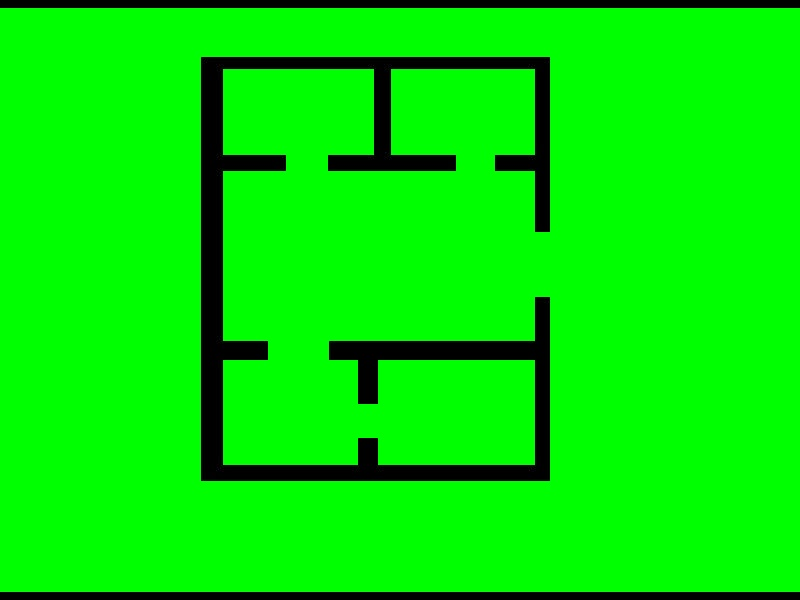
#> input picture image_processing/temp_images/temp.jpg, 800 x 600 px, found by its file name
$ python detect_walls.py temp_images temp_images/temp.jpg temp_images/temp.jpg
#> lines starting #> are read from the running program, lines starting #| are printed output that depends on the picture; after the words box and inside, x2 and y2 are one past the last pixel; in counts of white or black regions, pixels touching at a corner belong together
#> in main, img is the input picture: shape (600, 800, 3); mean B, G, R 1.7, 229.8, 0.8
import cv2
import numpy as np
import sys
import os

"""
Script to detect the walls from an image of a building plan
@Param image_dir - directory of where image to be used is located
@Param file_name - name of image file to be used (not including extension)
@Param file_extension - string file extension
@returns file path of written file
"""

def detect_walls(img):
    """
    Greyscales image then attempts to detect walls from it
    @Param image
    @Return image of walls
    """
    # greyscale image
    grey = cv2.cvtColor(img,cv2.COLOR_BGR2GRAY)
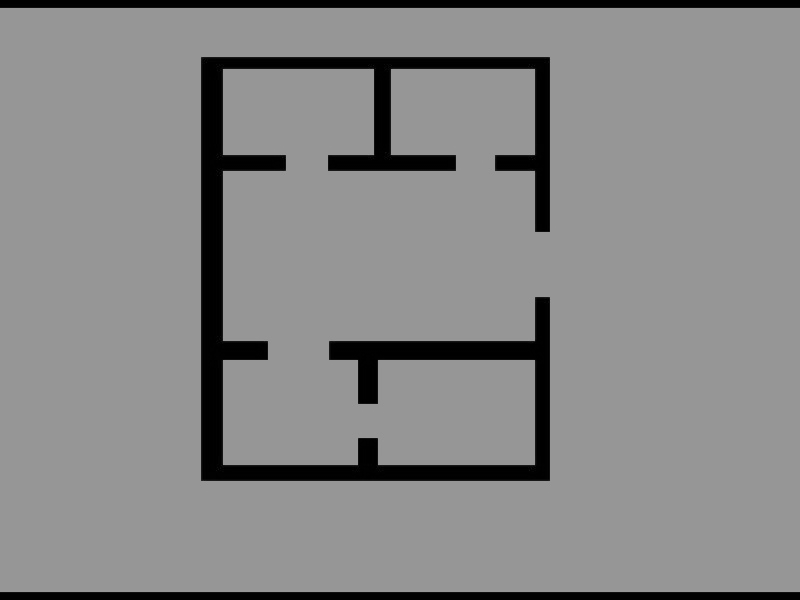
#> grey: shape (600, 800); min 0, max 156, mean 135.5
    # binary threshold image
    thresh = cv2.threshold(grey,0,255,cv2.THRESH_BINARY_INV+cv2.THRESH_OTSU)[1]
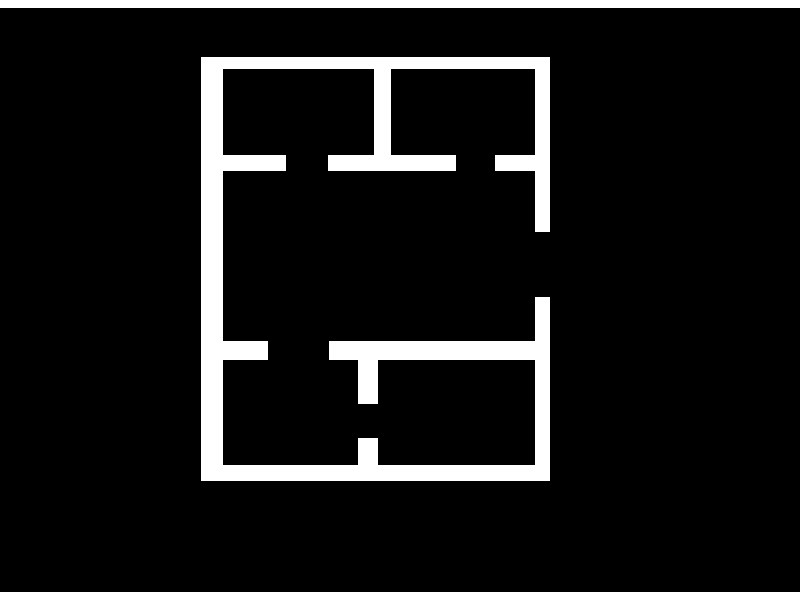
#> thresh: shape (600, 800); 9.9% white; 3 white regions, box (x1, y1, x2, y2) and area: (201, 57, 550, 481) 34796, (0, 0, 800, 8) 6400, (0, 592, 800, 600) 6400
    # Use morphology operations to attempt to automatically detect walls
    morph_flag = False
    kernel_size = 3
    while(morph_flag == False):
        kernel = np.ones((kernel_size, kernel_size),np.uint8)
        opening = cv2.morphologyEx(thresh,cv2.MORPH_OPEN,kernel, iterations = 2)
        # lowering kernel size if too much removed
        if cv2.countNonZero(opening) == 0:
            kernel_size -= 1
        else:
            morph_flag = True
#> after the loop, kernel_size = 3
    return ~opening


def colour_walls(img):
    """
    changes all black pixels in image to be another colour
    @Param img = input greyscale image
    @returns img2 = image with all black pixels changed to be another colour
    ref: https://stackoverflow.com/questions/64336516/how-to-change-all-the-black-pixels-to-white-opencv
    """
    # turn image back to colour
    img2 = cv2.cvtColor(img, cv2.COLOR_GRAY2BGR)
    #find all black pixels in image
    black_pixels = np.where(
        (img2[:, :, 0] == 0) &
        (img2[:, :, 1] == 0) &
        (img2[:, :, 2] == 0)
    )
#> black_pixels = 47596 positions, rows 0 to 599, columns 0 to 799

    # set those pixels to be another colour
    img2[black_pixels] = [0, 255, 0]
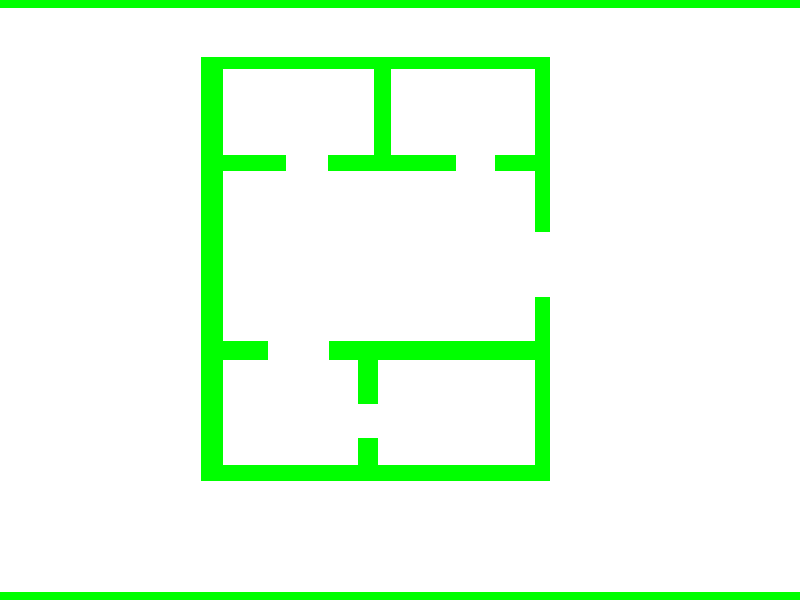
#> img2: shape (600, 800, 3); mean B, G, R 229.7, 255, 229.7
    return img2


def main(image_dir, file_name, extension):
    # some filename manipulation for use when saving image
    image_path = os.path.join(image_dir,file_name+extension)
    output_path = os.path.join(image_dir,file_name+"_walls"+extension)
    output_path_coloured = os.path.join(image_dir,file_name+"_walls2"+extension)

    # reading image
    img = cv2.imread(image_path)

    # detecting walls
    walls = detect_walls(img)

    # colouring image to highlight detected walls
    walls2 = colour_walls(walls.copy())

    cv2.imwrite(output_path, walls)
    cv2.imwrite(output_path_coloured, walls2)
    print(output_path_coloured)
    #cv2.waitKey(0)
    cv2.destroyAllWindows()
    sys.stdout.flush()


if __name__ == "__main__":
    image_dir = sys.argv[1]
    file_name = sys.argv[2]
    extension = sys.argv[3]
    main(image_dir, file_name, extension)
